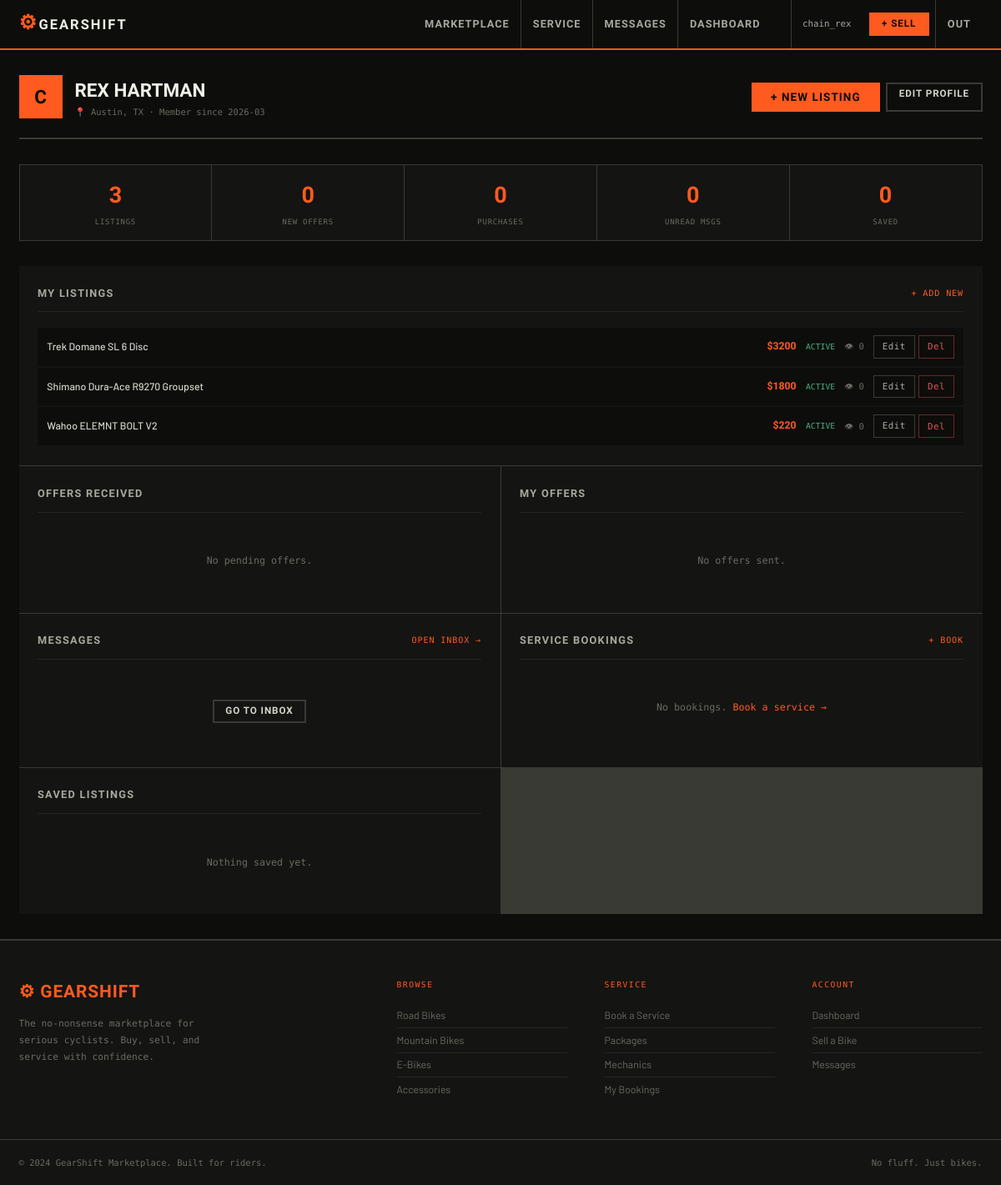
The app's page /dashboard (signed in) with its own data.
### tables this page shows
CREATE TABLE users (
        id INTEGER PRIMARY KEY AUTOINCREMENT,
        username TEXT UNIQUE NOT NULL,
        email TEXT UNIQUE NOT NULL,
        password TEXT NOT NULL,
        full_name TEXT,
        phone TEXT,
        location TEXT,
        bio TEXT,
        avatar TEXT,
        rating REAL DEFAULT 4.5,
        reviews_count INTEGER DEFAULT 0,
        is_verified INTEGER DEFAULT 0,
        joined TIMESTAMP DEFAULT CURRENT_TIMESTAMP
    );

CREATE TABLE listings (
        id INTEGER PRIMARY KEY AUTOINCREMENT,
        seller_id INTEGER,
        title TEXT NOT NULL,
        category TEXT,
        brand TEXT,
        model TEXT,
        year INTEGER,
        condition TEXT,
        price REAL,
        negotiable INTEGER DEFAULT 1,
        description TEXT,
        frame_size TEXT,
        color TEXT,
        mileage INTEGER,
        location TEXT,
        service_history TEXT,
        images TEXT DEFAULT '[]',
        status TEXT DEFAULT 'active',
        views INTEGER DEFAULT 0,
        created_at TIMESTAMP DEFAULT CURRENT_TIMESTAMP,
        FOREIGN KEY(seller_id) REFERENCES users(id)
    );

### app.py (the view)
@app.route('/dashboard')
def dashboard():
    if not session.get('uid'):
        return redirect(url_for('login'))
    c = db()
    uid = session['uid']
    u = c.execute('SELECT * FROM users WHERE id=?', (uid,)).fetchone()
    my_listings = c.execute('SELECT * FROM listings WHERE seller_id=? AND status!="deleted" ORDER BY created_at DESC', (uid,)).fetchall()
    offers_in = c.execute('''SELECT o.*,u.username as bname,l.title as ltitle,l.price as lprice
        FROM offers o JOIN users u ON o.buyer_id=u.id JOIN listings l ON o.listing_id=l.id
        WHERE o.seller_id=? AND o.status="pending" ORDER BY o.created_at DESC''', (uid,)).fetchall()
    offers_out = c.execute('''SELECT o.*,l.title as ltitle,u.username as sname
        FROM offers o JOIN listings l ON o.listing_id=l.id JOIN users u ON o.seller_id=u.id
        WHERE o.buyer_id=? ORDER BY o.created_at DESC LIMIT 5''', (uid,)).fetchall()
    purchases = c.execute('''SELECT ord.*,l.title FROM orders ord
        JOIN listings l ON ord.listing_id=l.id WHERE ord.buyer_id=? ORDER BY ord.created_at DESC LIMIT 5''', (uid,)).fetchall()
    bookings = c.execute('''SELECT sb.*,m.name as mname FROM service_bookings sb
        LEFT JOIN mechanics m ON sb.mechanic_id=m.id WHERE sb.user_id=? ORDER BY sb.created_at DESC LIMIT 5''', (uid,)).fetchall()
    favs = c.execute('''SELECT l.*,u.username FROM favorites f
        JOIN listings l ON f.listing_id=l.id JOIN users u ON l.seller_id=u.id
        WHERE f.user_id=? AND l.status="active"''', (uid,)).fetchall()
    unread = c.execute('SELECT COUNT(*) FROM messages WHERE receiver_id=? AND is_read=0', (uid,)).fetchone()[0]
    c.close()
    return render_template('dashboard.html', u=u, my_listings=my_listings,
        offers_in=offers_in, offers_out=offers_out, purchases=purchases,
        bookings=bookings, favs=favs, unread=unread)

### app.py (called while the page is built)
def db():
    conn = sqlite3.connect('gearshift.db')
    conn.row_factory = sqlite3.Row
    return conn

@app.context_processor
def globals():
    unread = 0
    if session.get('uid'):
        c = db()
        unread = c.execute('SELECT COUNT(*) FROM messages WHERE receiver_id=? AND is_read=0', (session['uid'],)).fetchone()[0]
        c.close()
    return dict(uid=session.get('uid'), uname=session.get('uname'), unread=unread)

### templates/dashboard.html (shortened to what this page needs)
{% extends "base.html" %}
{% block content %}
<div class="dash-page">
  <div class="dash-top">
    <div class="dash-user">
      <div class="dash-av">{{ u.username[0].upper() }}</div>
      <div>
        <div class="dash-name">{{ u.full_name or u.username }}</div>
        <div class="dash-sub">📍 {{ u.location or 'No location' }} · Member since {{ u.joined[:7] }}</div>
      </div>
    </div>
    <div class="dash-acts">
      <a href="{{ url_for('new_listing') }}" class="btn btn-primary">+ New Listing</a>
      <a href="{{ url_for('edit_profile') }}" class="btn btn-outline btn-sm">Edit Profile</a>
    </div>
  </div>
  <div class="dash-stats-row">
    <div class="dstat"><div class="dstat-n">{{ my_listings|length }}</div><div class="dstat-l">Listings</div></div>
    <div class="dstat"><div class="dstat-n">{{ offers_in|length }}</div><div class="dstat-l">New Offers</div></div>
    <div class="dstat"><div class="dstat-n">{{ purchases|length }}</div><div class="dstat-l">Purchases</div></div>
    <div class="dstat"><div class="dstat-n">{{ unread }}</div><div class="dstat-l">Unread Msgs</div></div>
    <div class="dstat"><div class="dstat-n">{{ favs|length }}</div><div class="dstat-l">Saved</div></div>
  </div>
  <div class="dash-grid">
    <div class="dash-panel dash-panel-full">
      <div class="panel-head"><span class="panel-title">My Listings</span><a href="{{ url_for('new_listing') }}" class="panel-link">+ Add New</a></div>
      {% if my_listings %}
      {% for l in my_listings %}
      <div class="listing-row">
        <span class="lr-title"><a href="{{ url_for('listing', lid=l.id) }}">{{ l.title }}</a></span>
        <span class="lr-price">${{ "%.0f"|format(l.price) }}</span>
        <span class="lr-status {% if l.status=='active' %}status-active{% else %}status-sold{% endif %}">{{ l.status }}</span>
        <span class="lr-views">👁 {{ l.views }}</span>
        <span class="lr-acts"><a href="{{ url_for('edit_listing', lid=l.id) }}" class="btn-xs btn-xs-edit">Edit</a><button onclick="if(confirm('Delete?'))fetch('/listing/{{ l.id }}/delete',{method:'POST'}).then(r=>r.json()).then(d=>{if(d.ok)location.reload();})" class="btn-xs btn-xs-stop">Del</button></span>
      </div>
      {% endfor %}
      {% else %}
      <div class="empty-panel">No listings yet. <a href="{{ url_for('new_listing') }}" style="color:var(--orange)">Create your first →</a></div>
      {% endif %}
    </div>
    <div class="dash-panel">
      <div class="panel-head"><span class="panel-title">Offers Received</span></div>
      {% if offers_in %}
      {% for o in offers_in %}
      <div class="offer-row">
        <div class="offer-who">{{ o.bname }}</div>
        <div class="offer-item">{{ o.ltitle[:32] }}</div>
        <div><span class="offer-amount">${{ "%.0f"|format(o.amount) }}</span> <span class="offer-orig">(listed ${{ "%.0f"|format(o.lprice) }})</span></div>
        {% if o.message %}<div class="offer-msg">"{{ o.message[:60] }}"</div>{% endif %}
        <div class="offer-acts">
          <button onclick="respondOffer({{ o.id }},'accepted')" class="btn-xs btn-xs-go">Accept</button>
          <button onclick="respondOffer({{ o.id }},'declined')" class="btn-xs btn-xs-stop">Decline</button>
        </div>
      </div>
      {% endfor %}
      {% else %}<div class="empty-panel">No pending offers.</div>{% endif %}
    </div>
    <div class="dash-panel">
      <div class="panel-head"><span class="panel-title">My Offers</span></div>
      {% if offers_out %}
      {% for o in offers_out %}
      <div class="offer-row">
        <div class="offer-item">{{ o.ltitle[:32] }}</div>
        <span class="offer-amount">${{ "%.0f"|format(o.amount) }}</span>
        <span class="status-badge sb-{{ o.status }}">{{ o.status }}</span>
      </div>
      {% endfor %}
      {% else %}<div class="empty-panel">No offers sent.</div>{% endif %}
    </div>
    <div class="dash-panel">
      <div class="panel-head"><span class="panel-title">Messages {% if unread>0 %}<span class="tag tag-orange">{{ unread }}</span>{% endif %}</span><a href="{{ url_for('messages') }}" class="panel-link">Open Inbox →</a></div>
      <div class="empty-panel"><a href="{{ url_for('messages') }}" class="btn btn-outline btn-sm">Go to Inbox</a></div>
    </div>
    <div class="dash-panel">
      <div class="panel-head"><span class="panel-title">Service Bookings</span><a href="{{ url_for('service') }}" class="panel-link">+ Book</a></div>
      {% if bookings %}
      {% for b in bookings %}
      <div class="book-row">
        <div><div class="book-pkg">{{ b.package }}</div><div class="book-meta">{{ b.bike_info[:24] }} — {{ b.scheduled_date }}{% if b.mname %} w/ {{ b.mname }}{% endif %}</div></div>
        <span class="status-badge sb-{{ b.status }}">{{ b.status|replace('_',' ') }}</span>
      </div>
      {% endfor %}
      {% else %}<div class="empty-panel">No bookings. <a href="{{ url_for('service') }}" style="color:var(--orange)">Book a service →</a></div>{% endif %}
    </div>
    <div class="dash-panel">
      <div class="panel-head"><span class="panel-title">Saved Listings</span></div>
      {% if favs %}
      {% for f in favs %}
      <a href="{{ url_for('listing', lid=f.id) }}" class="mini-listing">
        <span>🚲</span><span class="mini-title">{{ f.title[:28] }}</span><span class="mini-price">${{ "%.0f"|format(f.price) }}</span>
      </a>
      {% endfor %}
      {% else %}<div class="empty-panel">Nothing saved yet.</div>{% endif %}
    </div>
  </div>
</div>
{% endblock %}

### templates/base.html (shortened to what this page needs)
<!DOCTYPE html>
<html lang="en">
<head>
<link rel="stylesheet" href="{{ url_for('static', filename='css/main.css') }}">
</head>
<body>
<nav class="navbar">
  <div class="nav-inner">
    <a href="{{ url_for('index') }}" class="nav-logo">
      <span class="logo-icon">⚙</span>
      <span class="logo-text">GearShift</span>
    </a>
    <div class="nav-links">
      <a href="{{ url_for('browse') }}" class="nav-link">Marketplace</a>
      <a href="{{ url_for('service') }}" class="nav-link">Service</a>
      {% if uid %}
      <a href="{{ url_for('messages') }}" class="nav-link nav-badge-wrap">
        Messages {% if unread > 0 %}<span class="nav-badge">{{ unread }}</span>{% endif %}
      </a>
      <a href="{{ url_for('dashboard') }}" class="nav-link">Dashboard</a>
      {% endif %}
    </div>
    <div class="nav-right">
      {% if uid %}
        <span class="nav-user">{{ uname }}</span>
        <a href="{{ url_for('new_listing') }}" class="btn btn-primary btn-sm" style="margin:0 .5rem">+ Sell</a>
        <a href="{{ url_for('logout') }}" class="nav-link">Out</a>
      {% else %}
        <a href="{{ url_for('login') }}" class="nav-link">Sign In</a>
        <a href="{{ url_for('register') }}" class="btn btn-primary btn-sm" style="margin-left:.5rem">Join</a>
      {% endif %}
    </div>
  </div>
</nav>
<main>{% block content %}{% endblock %}</main>
<footer class="footer">
  <div class="footer-grid">
    <div class="footer-brand">
      <div class="footer-brand-name">⚙ GearShift</div>
      <p>The no-nonsense marketplace for serious cyclists. Buy, sell, and service with confidence.</p>
    </div>
    <div class="footer-col">
      <h5>Browse</h5>
      <a href="{{ url_for('browse') }}?category=Road Bike">Road Bikes</a>
      <a href="{{ url_for('browse') }}?category=Mountain Bike">Mountain Bikes</a>
      <a href="{{ url_for('browse') }}?category=E-Bike">E-Bikes</a>
      <a href="{{ url_for('browse') }}?category=Accessories">Accessories</a>
    </div>
    <div class="footer-col">
      <h5>Service</h5>
      <a href="{{ url_for('service') }}">Book a Service</a>
      <a href="{{ url_for('service') }}#packages">Packages</a>
      <a href="{{ url_for('service') }}#mechanics">Mechanics</a>
      <a href="{{ url_for('my_bookings') if uid else url_for('login') }}">My Bookings</a>
    </div>
    <div class="footer-col">
      <h5>Account</h5>
      {% if uid %}
      <a href="{{ url_for('dashboard') }}">Dashboard</a>
      <a href="{{ url_for('new_listing') }}">Sell a Bike</a>
      <a href="{{ url_for('messages') }}">Messages</a>
      {% else %}
      <a href="{{ url_for('register') }}">Create Account</a>
      <a href="{{ url_for('login') }}">Sign In</a>
      {% endif %}
    </div>
  </div>
  <div class="footer-bottom">
    <span>© 2024 GearShift Marketplace. Built for riders.</span>
    <span>No fluff. Just bikes.</span>
  </div>
</footer>
</body>
</html>

### records on screen
users: username "chain_rex", username "C", full_name "REX HARTMAN", location "Austin, TX", joined "2026-03"
listings: title "Trek Domane SL 6 Disc", price "3200", status "ACTIVE", views "0"
listings: title "Shimano Dura-Ace R9270 Groupset", price "1800", status "ACTIVE", views "0"
listings: title "Wahoo ELEMNT BOLT V2", price "220", status "ACTIVE", views "0"

### other values on screen
{{ my_listings|length }} "3"
{{ offers_in|length }} "0"
{{ purchases|length }} "0"
{{ unread }} "0"
{{ favs|length }} "0"
